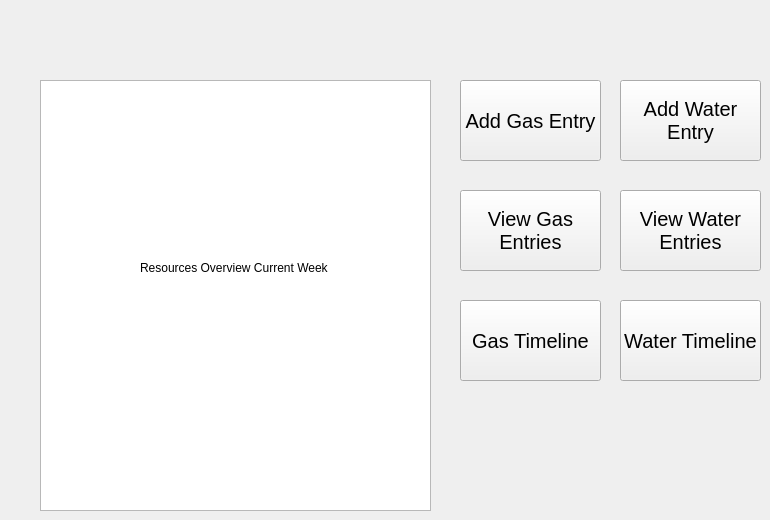
      <widget class="QWidget" name="page_7">
       <widget class="QPushButton" name="pushButton_30">
        <property name="geometry">
         <rect>
          <x>620</x>
          <y>300</y>
          <width>141</width>
          <height>81</height>
         </rect>
        </property>
        <property name="font">
         <font>
          <pointsize>15</pointsize>
         </font>
        </property>
        <property name="text">
         <string>Water Timeline</string>
        </property>
       </widget>
       <widget class="QPushButton" name="pushButton_31">
        <property name="geometry">
         <rect>
          <x>460</x>
          <y>300</y>
          <width>141</width>
          <height>81</height>
         </rect>
        </property>
        <property name="font">
         <font>
          <pointsize>15</pointsize>
         </font>
        </property>
        <property name="text">
         <string>Gas Timeline</string>
        </property>
       </widget>
       <widget class="QLabel" name="label_9">
        <property name="geometry">
         <rect>
          <x>140</x>
          <y>260</y>
          <width>191</width>
          <height>16</height>
         </rect>
        </property>
        <property name="text">
         <string>Resources Overview Current Week</string>
        </property>
       </widget>
       <widget class="QPushButton" name="pushButton_27">
        <property name="geometry">
         <rect>
          <x>460</x>
          <y>190</y>
          <width>141</width>
          <height>81</height>
         </rect>
        </property>
        <property name="font">
         <font>
          <pointsize>15</pointsize>
         </font>
        </property>
        <property name="text">
         <string>View Gas
Entries</string>
        </property>
       </widget>
       <widget class="QPushButton" name="addWaterButton">
        <property name="geometry">
         <rect>
          <x>620</x>
          <y>80</y>
          <width>141</width>
          <height>81</height>
         </rect>
        </property>
        <property name="font">
         <font>
          <pointsize>15</pointsize>
         </font>
        </property>
        <property name="text">
         <string>Add Water
Entry</string>
        </property>
       </widget>
       <widget class="QPushButton" name="pushButton_26">
        <property name="geometry">
         <rect>
          <x>460</x>
          <y>80</y>
          <width>141</width>
          <height>81</height>
         </rect>
        </property>
        <property name="font">
         <font>
          <pointsize>15</pointsize>
         </font>
        </property>
        <property name="text">
         <string>Add Gas Entry</string>
        </property>
       </widget>
       <widget class="QGraphicsView" name="graphicsView_4">
        <property name="geometry">
         <rect>
          <x>40</x>
          <y>80</y>
          <width>391</width>
          <height>431</height>
         </rect>
        </property>
       </widget>
       <widget class="QPushButton" name="pushButton_29">
        <property name="geometry">
         <rect>
          <x>620</x>
          <y>190</y>
          <width>141</width>
          <height>81</height>
         </rect>
        </property>
        <property name="font">
         <font>
          <pointsize>15</pointsize>
         </font>
        </property>
        <property name="text">
         <string>View Water
Entries</string>
        </property>
       </widget>
       <zorder>graphicsView_4</zorder>
       <zorder>pushButton_30</zorder>
       <zorder>pushButton_31</zorder>
       <zorder>pushButton_27</zorder>
       <zorder>addWaterButton</zorder>
       <zorder>pushButton_26</zorder>
       <zorder>pushButton_29</zorder>
       <zorder>label_9</zorder>
      </widget>
